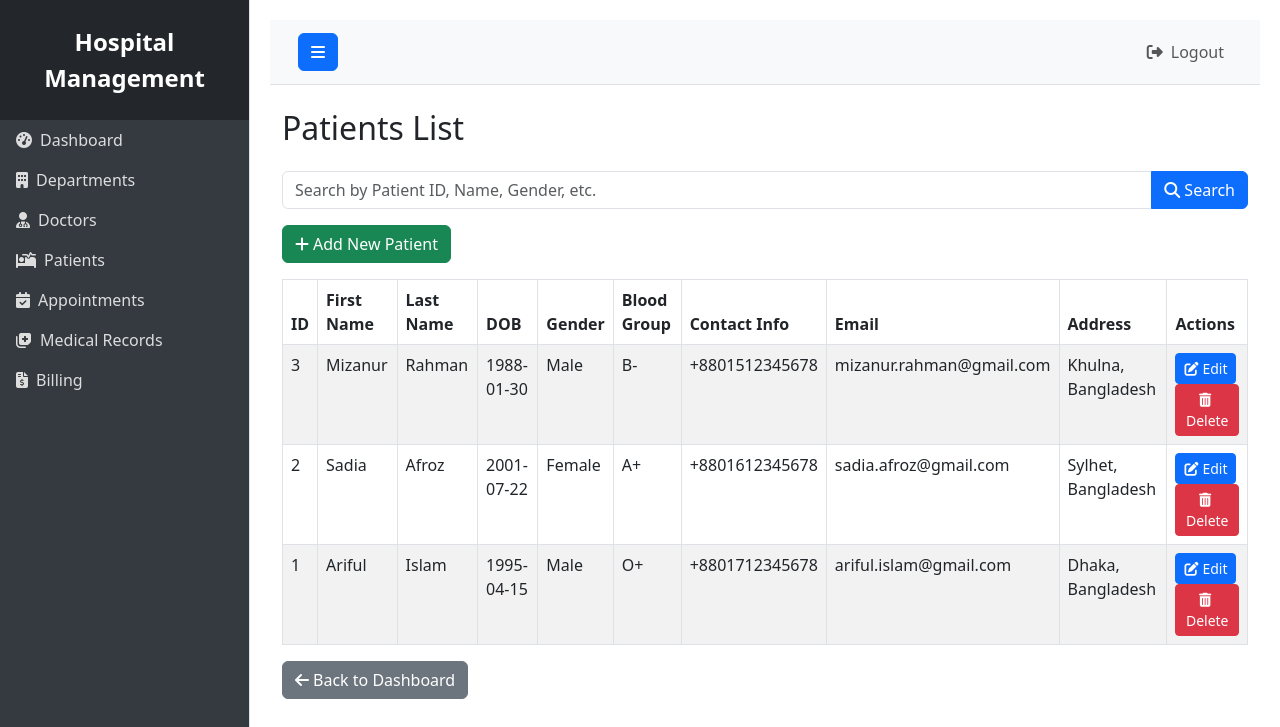
/patients/view_patients.php (signed in), run on the app's committed database.
### tables this page shows
CREATE TABLE `Patients` (
  `patient_id` int(11) NOT NULL,
  `first_name` varchar(50) NOT NULL,
  `last_name` varchar(50) NOT NULL,
  `dob` date NOT NULL,
  `gender` enum('Male','Female','Other') NOT NULL,
  `blood_group` enum('A+','A-','B+','B-','AB+','AB-','O+','O-','Unknown') DEFAULT NULL,
  `contact_info` varchar(100) NOT NULL,
  `email` varchar(100) DEFAULT NULL,
  `address` text DEFAULT NULL,
  `created_at` timestamp NOT NULL DEFAULT current_timestamp(),
  `updated_at` timestamp NOT NULL DEFAULT current_timestamp() ON UPDATE current_timestamp()
);

### patients/view_patients.php (the view)
<?php
include('../includes/header.php');
include('../includes/sidebar.php');
include('../db.php');
$searchQuery = isset($_GET['search']) ? $conn->real_escape_string($_GET['search']) : "";
$query = "SELECT * FROM Patients
          WHERE patient_id LIKE '%$searchQuery%'
             OR first_name LIKE '%$searchQuery%'
             OR last_name LIKE '%$searchQuery%'
             OR dob LIKE '%$searchQuery%'
             OR gender LIKE '%$searchQuery%'
             OR blood_group LIKE '%$searchQuery%'
             OR contact_info LIKE '%$searchQuery%'
             OR email LIKE '%$searchQuery%'
             OR address LIKE '%$searchQuery%'
          ORDER BY patient_id DESC";
$result = $conn->query($query);
?>
<div class="container-fluid mt-4">
    <h2 class="mb-4">Patients List</h2>
    <form method="get" class="mb-3">
        <div class="input-group">
            <input type="text" name="search" class="form-control" placeholder="Search by Patient ID, Name, Gender, etc." value="<?php echo htmlspecialchars($searchQuery); ?>">
            <button class="btn btn-primary" type="submit">
                <i class="fas fa-search me-1"></i>Search
            </button>
        </div>
    </form>
    <a href="add.php" class="btn btn-success mb-3">
        <i class="fas fa-plus me-1"></i>Add New Patient
    </a>
    <table class="table table-bordered table-striped">
        <thead>
            <tr>
                <th>ID</th>
                <th>First Name</th>
                <th>Last Name</th>
                <th>DOB</th>
                <th>Gender</th>
                <th>Blood Group</th>
                <th>Contact Info</th>
                <th>Email</th>
                <th>Address</th>
                <th>Actions</th>
            </tr>
        </thead>
        <tbody>
            <?php if ($result->num_rows > 0): ?>
                <?php while ($row = $result->fetch_assoc()) { ?>
                <tr>
                    <td><?php echo htmlspecialchars($row['patient_id']); ?></td>
                    <td><?php echo htmlspecialchars($row['first_name']); ?></td>
                    <td><?php echo htmlspecialchars($row['last_name']); ?></td>
                    <td><?php echo htmlspecialchars($row['dob']); ?></td>
                    <td><?php echo htmlspecialchars($row['gender']); ?></td>
                    <td><?php echo htmlspecialchars($row['blood_group']); ?></td>
                    <td><?php echo htmlspecialchars($row['contact_info']); ?></td>
                    <td><?php echo htmlspecialchars($row['email']); ?></td>
                    <td><?php echo htmlspecialchars($row['address']); ?></td>
                    <td>
                        <a href="update.php?id=<?php echo htmlspecialchars($row['patient_id']); ?>" class="btn btn-sm btn-primary">
                            <i class="fas fa-edit me-1"></i>Edit
                        </a>
                        <a href="delete.php?id=<?php echo htmlspecialchars($row['patient_id']); ?>" class="btn btn-sm btn-danger" onclick="return confirm('Are you sure you want to delete this patient?')">
                            <i class="fas fa-trash-alt me-1"></i>Delete
                        </a>
                    </td>
                </tr>
                <?php } ?>
            <?php else: ?>
                <tr>
                    <td colspan="10" class="text-center">No patients found.</td>
                </tr>
            <?php endif; ?>
        </tbody>
    </table>
    <a href="../index.php" class="btn btn-secondary">
        <i class="fas fa-arrow-left me-1"></i>Back to Dashboard
    </a>
</div>
<?php
include('../includes/footer.php');
?>

### data on the page
patients: patient_id "3", first_name "Mizanur", last_name "Rahman", dob "1988-01-30", gender "Male", blood_group "B-", contact_info "+8801512345678", email "mizanur.rahman@gmail.com", address "Khulna, Bangladesh"
patients: patient_id "2", first_name "Sadia", last_name "Afroz", dob "2001-07-22", gender "Female", blood_group "A+", contact_info "+8801612345678", email "sadia.afroz@gmail.com", address "Sylhet, Bangladesh"
patients: patient_id "1", first_name "Ariful", last_name "Islam", dob "1995-04-15", gender "Male", blood_group "O+", contact_info "+8801712345678", email "ariful.islam@gmail.com", address "Dhaka, Bangladesh"
